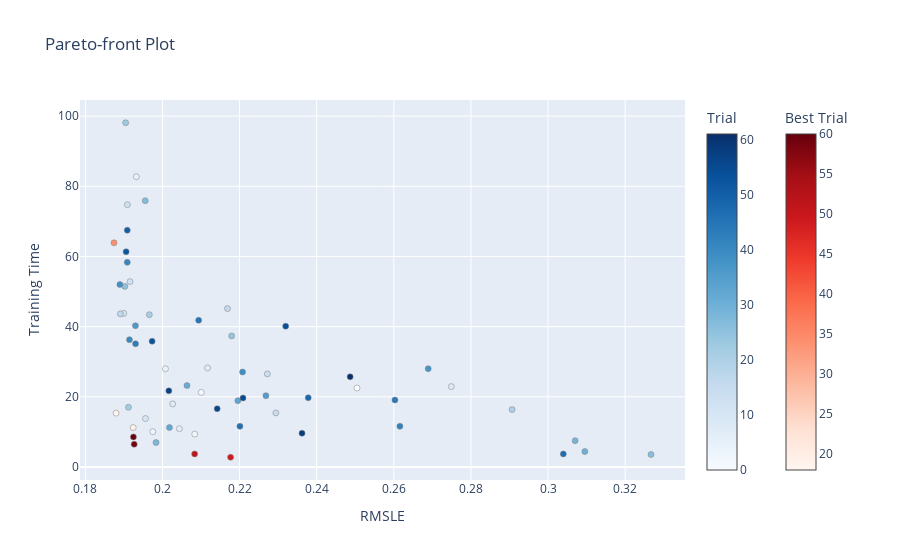

Source (notebook cell):
### Code cell
vis.plot_pareto_front(study, target_names=["RMSLE", "Training Time"]).show()

### Figure 1 — Plotly figure (JSON) as saved in the notebook; plotly's stock layout.template omitted (floating-point values rounded to 4 significant figures)
{"data": [{"hovertemplate": "%{text}<extra>Trial</extra>", "marker": {"color": [0, 1, 2, 3, 4, 5, 6, 7, 8, 9, 10, 11, 12, 13, 14, 15, 16, 17, 20, 21, 22, 23, 24, 25, 26, 27, 28, 29, 30, 31, 32, 33, 35, 36, 37, 38, 39, 40, 41, 42, 43, 44, 45, 46, 47, 48, 50, 52, 53, 54, 55, 56, 57, 58, 61], "colorbar": {"title": {"text": "Trial"}}, "colorscale": [[0, "rgb(247,251,255)"], [0.125, "rgb(222,235,247)"], [0.25, "rgb(198,219,239)"], [0.375, "rgb(158,202,225)"], [0.5, "rgb(107,174,214)"], [0.625, "rgb(66,146,198)"], [0.75, "rgb(33,113,181)"], [0.875, "rgb(8,81,156)"], [1, "rgb(8,48,107)"]], "line": {"color": "Grey", "width": 0.5}}, "mode": "markers", "showlegend": false, "text": ["{<br>  \"number\": 0,<br>  \"values\": [<br>    0.25045686960220337,<br>    22.50075626373291<br>  ],<br>  \"params\": {<br>    \"learning_rate\": 0.13732680473655495,<br>    \"max_depth\": 3,<br>    \"n_estimators\": 1639,<br>    \"subsample\": 0.5738291002648241,<br>    \"tree_method\": \"hist\"<br>  }<br>}", "{<br>  \"number\": 1,<br>  \"values\": [<br>    0.21005627512931824,<br>    21.25073528289795<br>  ],<br>  \"params\": {<br>    \"learning_rate\": 0.023208347581707246,<br>    \"max_depth\": 9,<br>    \"n_estimators\": 415,<br>    \"subsample\": 0.7658909751428908,<br>    \"tree_method\": \"approx\"<br>  }<br>}", "{<br>  \"number\": 2,<br>  \"values\": [<br>    0.20836488902568817,<br>    9.378645896911621<br>  ],<br>  \"params\": {<br>    \"learning_rate\": 0.18789432350242016,<br>    \"max_depth\": 7,<br>    \"n_estimators\": 245,<br>    \"subsample\": 0.7763095825658259,<br>    \"tree_method\": \"approx\"<br>  }<br>}", "{<br>  \"number\": 3,<br>  \"values\": [<br>    0.19750139117240906,<br>    10.050092220306396<br>  ],<br>  \"params\": {<br>    \"learning_rate\": 0.18333050175611607,<br>    \"max_depth\": 10,<br>    \"n_estimators\": 207,<br>    \"subsample\": 0.8734763118589377,<br>    \"tree_method\": \"approx\"<br>  }<br>}", "{<br>  \"number\": 4,<br>  \"values\": [<br>    0.20077775418758392,<br>    28.001131057739258<br>  ],<br>  \"params\": {<br>    \"learning_rate\": 0.25297634913736483,<br>    \"max_depth\": 8,<br>    \"n_estimators\": 1333,<br>    \"subsample\": 0.6250314876865684,<br>    \"tree_method\": \"hist\"<br>  }<br>}", "{<br>  \"number\": 5,<br>  \"values\": [<br>    0.19321498274803162,<br>    82.73339319229126<br>  ],<br>  \"params\": {<br>    \"learning_rate\": 0.18595026700824854,<br>    \"max_depth\": 12,<br>    \"n_estimators\": 1509,<br>    \"subsample\": 0.6952389176684743,<br>    \"tree_method\": \"approx\"<br>  }<br>}", "{<br>  \"number\": 6,<br>  \"values\": [<br>    0.20439110696315765,<br>    10.904398202896118<br>  ],<br>  \"params\": {<br>    \"learning_rate\": 0.151765350089712,<br>    \"max_depth\": 8,<br>    \"n_estimators\": 285,<br>    \"subsample\": 0.6277453603311338,<br>    \"tree_method\": \"approx\"<br>  }<br>}", "{<br>  \"number\": 7,<br>  \"values\": [<br>    0.21170563995838165,<br>    28.228970289230347<br>  ],<br>  \"params\": {<br>    \"learning_rate\": 0.2337662524484023,<br>    \"max_depth\": 5,<br>    \"n_estimators\": 1643,<br>    \"subsample\": 0.7352382622073137,<br>    \"tree_method\": \"hist\"<br>  }<br>}", "{<br>  \"number\": 8,<br>  \"values\": [<br>    0.202654629945755,<br>    17.97351098060608<br>  ],<br>  \"params\": {<br>    \"learning_rate\": 0.2837407936188199,<br>    \"max_depth\": 12,<br>    \"n_estimators\": 568,<br>    \"subsample\": 0.5568850153643141,<br>    \"tree_method\": \"hist\"<br>  }<br>}", "{<br>  \"number\": 9,<br>  \"values\": [<br>    0.2749067544937134,<br>    22.90506601333618<br>  ],<br>  \"params\": {<br>    \"learning_rate\": 0.12488621453711636,<br>    \"max_depth\": 3,<br>    \"n_estimators\": 1049,<br>    \"subsample\": 0.8843428929468684,<br>    \"tree_method\": \"approx\"<br>  }<br>}", "{<br>  \"number\": 10,<br>  \"values\": [<br>    0.1955977827310562,<br>    13.808770179748535<br>  ],<br>  \"params\": {<br>    \"learning_rate\": 0.24353299226917016,<br>    \"max_depth\": 10,<br>    \"n_estimators\": 542,<br>    \"subsample\": 0.7801612325049061,<br>    \"tree_method\": \"hist\"<br>  }<br>}", "{<br>  \"number\": 11,<br>  \"values\": [<br>    0.18996642529964447,<br>    43.78955698013306<br>  ],<br>  \"params\": {<br>    \"learning_rate\": 0.05037736187604336,<br>    \"max_depth\": 11,<br>    \"n_estimators\": 954,<br>    \"subsample\": 0.9765964708545455,<br>    \"tree_method\": \"approx\"<br>  }<br>}", "{<br>  \"number\": 12,<br>  \"values\": [<br>    0.19159244000911713,<br>    52.83273005485535<br>  ],<br>  \"params\": {<br>    \"learning_rate\": 0.14543809028245058,<br>    \"max_depth\": 8,<br>    \"n_estimators\": 1513,<br>    \"subsample\": 0.7990275312053892,<br>    \"tree_method\": \"approx\"<br>  }<br>}", "{<br>  \"number\": 13,<br>  \"values\": [<br>    0.19090652465820312,<br>    74.7643780708313<br>  ],<br>  \"params\": {<br>    \"learning_rate\": 0.16175863413456942,<br>    \"max_depth\": 9,<br>    \"n_estimators\": 1805,<br>    \"subsample\": 0.7024238952212076,<br>    \"tree_method\": \"approx\"<br>  }<br>}", "{<br>  \"number\": 14,<br>  \"values\": [<br>    0.2272036224603653,<br>    26.51832413673401<br>  ],<br>  \"params\": {<br>    \"learning_rate\": 0.2493927986508543,<br>    \"max_depth\": 4,<br>    \"n_estimators\": 1076,<br>    \"subsample\": 0.672508180092818,<br>    \"tree_method\": \"approx\"<br>  }<br>}", "{<br>  \"number\": 15,<br>  \"values\": [<br>    0.22941075265407562,<br>    15.405494928359985<br>  ],<br>  \"params\": {<br>    \"learning_rate\": 0.22187776247183813,<br>    \"max_depth\": 5,<br>    \"n_estimators\": 591,<br>    \"subsample\": 0.6583365141829998,<br>    \"tree_method\": \"approx\"<br>  }<br>}", "{<br>  \"number\": 16,<br>  \"values\": [<br>    0.2168622612953186,<br>    45.150007009506226<br>  ],<br>  \"params\": {<br>    \"learning_rate\": 0.03488547055882072,<br>    \"max_depth\": 6,<br>    \"n_estimators\": 1570,<br>    \"subsample\": 0.7792840429268046,<br>    \"tree_method\": \"approx\"<br>  }<br>}", "{<br>  \"number\": 17,<br>  \"values\": [<br>    0.1890956312417984,<br>    43.63138008117676<br>  ],<br>  \"params\": {<br>    \"learning_rate\": 0.09160181103750953,<br>    \"max_depth\": 11,<br>    \"n_estimators\": 1645,<br>    \"subsample\": 0.5562230317090869,<br>    \"tree_method\": \"hist\"<br>  }<br>}", "{<br>  \"number\": 20,<br>  \"values\": [<br>    0.2906762957572937,<br>    16.364314079284668<br>  ],<br>  \"params\": {<br>    \"learning_rate\": 0.10876336494188724,<br>    \"max_depth\": 3,<br>    \"n_estimators\": 1121,<br>    \"subsample\": 0.7130697626066065,<br>    \"tree_method\": \"hist\"<br>  }<br>}", "{<br>  \"number\": 21,<br>  \"values\": [<br>    0.19659718871116638,<br>    43.403939962387085<br>  ],<br>  \"params\": {<br>    \"learning_rate\": 0.15248023393206517,<br>    \"max_depth\": 7,<br>    \"n_estimators\": 1482,<br>    \"subsample\": 0.6486029107101454,<br>    \"tree_method\": \"approx\"<br>  }<br>}", "{<br>  \"number\": 22,<br>  \"values\": [<br>    0.19117194414138794,<br>    17.00648593902588<br>  ],<br>  \"params\": {<br>    \"learning_rate\": 0.0900735411734131,<br>    \"max_depth\": 10,<br>    \"n_estimators\": 713,<br>    \"subsample\": 0.7995825479195724,<br>    \"tree_method\": \"hist\"<br>  }<br>}", "{<br>  \"number\": 23,<br>  \"values\": [<br>    0.19046112895011902,<br>    98.11058807373047<br>  ],<br>  \"params\": {<br>    \"learning_rate\": 0.1946960495426151,<br>    \"max_depth\": 11,<br>    \"n_estimators\": 2190,<br>    \"subsample\": 0.9282599614942851,<br>    \"tree_method\": \"approx\"<br>  }<br>}", "{<br>  \"number\": 24,<br>  \"values\": [<br>    0.21793489158153534,<br>    37.34142208099365<br>  ],<br>  \"params\": {<br>    \"learning_rate\": 0.023740583655367728,<br>    \"max_depth\": 6,<br>    \"n_estimators\": 1315,<br>    \"subsample\": 0.5450702800775289,<br>    \"tree_method\": \"approx\"<br>  }<br>}", "{<br>  \"number\": 25,<br>  \"values\": [<br>    0.19023564457893372,<br>    51.465742111206055<br>  ],<br>  \"params\": {<br>    \"learning_rate\": 0.19132571928190817,<br>    \"max_depth\": 10,<br>    \"n_estimators\": 1285,<br>    \"subsample\": 0.8445935050709863,<br>    \"tree_method\": \"approx\"<br>  }<br>}", "{<br>  \"number\": 26,<br>  \"values\": [<br>    0.3267061114311218,<br>    3.549989700317383<br>  ],<br>  \"params\": {<br>    \"learning_rate\": 0.2875354351821902,<br>    \"max_depth\": 3,<br>    \"n_estimators\": 146,<br>    \"subsample\": 0.756833417563748,<br>    \"tree_method\": \"approx\"<br>  }<br>}", "{<br>  \"number\": 27,<br>  \"values\": [<br>    0.19553227722644806,<br>    75.88543891906738<br>  ],<br>  \"params\": {<br>    \"learning_rate\": 0.20977171734169275,<br>    \"max_depth\": 9,<br>    \"n_estimators\": 2044,<br>    \"subsample\": 0.7925380272364397,<br>    \"tree_method\": \"approx\"<br>  }<br>}", "{<br>  \"number\": 28,<br>  \"values\": [<br>    0.19833526015281677,<br>    6.950299024581909<br>  ],<br>  \"params\": {<br>    \"learning_rate\": 0.29488201434531636,<br>    \"max_depth\": 11,<br>    \"n_estimators\": 240,<br>    \"subsample\": 0.8462114923665145,<br>    \"tree_method\": \"hist\"<br>  }<br>}", "{<br>  \"number\": 29,<br>  \"values\": [<br>    0.3070330321788788,<br>    7.501520872116089<br>  ],<br>  \"params\": {<br>    \"learning_rate\": 0.19752154185669837,<br>    \"max_depth\": 3,<br>    \"n_estimators\": 485,<br>    \"subsample\": 0.6251844060955963,<br>    \"tree_method\": \"hist\"<br>  }<br>}", "{<br>  \"number\": 30,<br>  \"values\": [<br>    0.3095455765724182,<br>    4.3909900188446045<br>  ],<br>  \"params\": {<br>    \"learning_rate\": 0.21398736448915745,<br>    \"max_depth\": 3,<br>    \"n_estimators\": 265,<br>    \"subsample\": 0.9482237575168802,<br>    \"tree_method\": \"hist\"<br>  }<br>}", "{<br>  \"number\": 31,<br>  \"values\": [<br>    0.20635974407196045,<br>    23.20824885368347<br>  ],<br>  \"params\": {<br>    \"learning_rate\": 0.22748606398175117,<br>    \"max_depth\": 10,<br>    \"n_estimators\": 566,<br>    \"subsample\": 0.5296427669545487,<br>    \"tree_method\": \"approx\"<br>  }<br>}", "{<br>  \"number\": 32,<br>  \"values\": [<br>    0.20180994272232056,<br>    11.227600812911987<br>  ],<br>  \"params\": {<br>    \"learning_rate\": 0.1392924426334572,<br>    \"max_depth\": 7,<br>    \"n_estimators\": 590,<br>    \"subsample\": 0.788661833333151,<br>    \"tree_method\": \"hist\"<br>  }<br>}", "{<br>  \"number\": 33,<br>  \"values\": [<br>    0.2195456326007843,<br>    18.903449058532715<br>  ],<br>  \"params\": {<br>    \"learning_rate\": 0.043179462478558105,<br>    \"max_depth\": 6,<br>    \"n_estimators\": 652,<br>    \"subsample\": 0.9354359073676042,<br>    \"tree_method\": \"approx\"<br>  }<br>}", "{<br>  \"number\": 35,<br>  \"values\": [<br>    0.22683148086071014,<br>    20.326760053634644<br>  ],<br>  \"params\": {<br>    \"learning_rate\": 0.20834471806889163,<br>    \"max_depth\": 4,<br>    \"n_estimators\": 1246,<br>    \"subsample\": 0.7872127360741685,<br>    \"tree_method\": \"hist\"<br>  }<br>}", "{<br>  \"number\": 36,<br>  \"values\": [<br>    0.19298844039440155,<br>    40.268352031707764<br>  ],<br>  \"params\": {<br>    \"learning_rate\": 0.19544311376639345,<br>    \"max_depth\": 12,<br>    \"n_estimators\": 1330,<br>    \"subsample\": 0.7550907135813086,<br>    \"tree_method\": \"hist\"<br>  }<br>}", "{<br>  \"number\": 37,<br>  \"values\": [<br>    0.2689170241355896,<br>    28.027708053588867<br>  ],<br>  \"params\": {<br>    \"learning_rate\": 0.09547771954436657,<br>    \"max_depth\": 3,<br>    \"n_estimators\": 1420,<br>    \"subsample\": 0.9728713630271226,<br>    \"tree_method\": \"approx\"<br>  }<br>}", "{<br>  \"number\": 38,<br>  \"values\": [<br>    0.18895480036735535,<br>    51.98888921737671<br>  ],<br>  \"params\": {<br>    \"learning_rate\": 0.0829021959203673,<br>    \"max_depth\": 10,<br>    \"n_estimators\": 1322,<br>    \"subsample\": 0.6777251989368648,<br>    \"tree_method\": \"approx\"<br>  }<br>}", "{<br>  \"number\": 39,<br>  \"values\": [<br>    0.22077246010303497,<br>    27.06640124320984<br>  ],<br>  \"params\": {<br>    \"learning_rate\": 0.08004833597539303,<br>    \"max_depth\": 5,<br>    \"n_estimators\": 1121,<br>    \"subsample\": 0.8284277468994189,<br>    \"tree_method\": \"approx\"<br>  }<br>}", "{<br>  \"number\": 40,<br>  \"values\": [<br>    0.19144025444984436,<br>    36.281822204589844<br>  ],<br>  \"params\": {<br>    \"learning_rate\": 0.17275708304586496,<br>    \"max_depth\": 10,<br>    \"n_estimators\": 1528,<br>    \"subsample\": 0.7875019121251909,<br>    \"tree_method\": \"hist\"<br>  }<br>}", "{<br>  \"number\": 41,<br>  \"values\": [<br>    0.19087117910385132,<br>    58.32288932800293<br>  ],<br>  \"params\": {<br>    \"learning_rate\": 0.12300125887177007,<br>    \"max_depth\": 8,<br>    \"n_estimators\": 1871,<br>    \"subsample\": 0.8588234220959124,<br>    \"tree_method\": \"approx\"<br>  }<br>}", "{<br>  \"number\": 42,<br>  \"values\": [<br>    0.26157498359680176,<br>    11.589125156402588<br>  ],<br>  \"params\": {<br>    \"learning_rate\": 0.22077696667706656,<br>    \"max_depth\": 3,<br>    \"n_estimators\": 848,<br>    \"subsample\": 0.9519702173194657,<br>    \"tree_method\": \"hist\"<br>  }<br>}", "{<br>  \"number\": 43,<br>  \"values\": [<br>    0.19302062690258026,<br>    35.10772895812988<br>  ],<br>  \"params\": {<br>    \"learning_rate\": 0.12935720049723673,<br>    \"max_depth\": 10,<br>    \"n_estimators\": 1520,<br>    \"subsample\": 0.5282066918753643,<br>    \"tree_method\": \"hist\"<br>  }<br>}", "{<br>  \"number\": 44,<br>  \"values\": [<br>    0.26028797030448914,<br>    19.09441900253296<br>  ],<br>  \"params\": {<br>    \"learning_rate\": 0.027700155823378772,<br>    \"max_depth\": 4,<br>    \"n_estimators\": 848,<br>    \"subsample\": 0.8002496230282903,<br>    \"tree_method\": \"approx\"<br>  }<br>}", "{<br>  \"number\": 45,<br>  \"values\": [<br>    0.20938444137573242,<br>    41.815816164016724<br>  ],<br>  \"params\": {<br>    \"learning_rate\": 0.040687864363570005,<br>    \"max_depth\": 6,<br>    \"n_estimators\": 1620,<br>    \"subsample\": 0.6259794953825981,<br>    \"tree_method\": \"approx\"<br>  }<br>}", "{<br>  \"number\": 46,<br>  \"values\": [<br>    0.22008702158927917,<br>    11.575515985488892<br>  ],<br>  \"params\": {<br>    \"learning_rate\": 0.16087560398596976,<br>    \"max_depth\": 5,<br>    \"n_estimators\": 718,<br>    \"subsample\": 0.6790804593783384,<br>    \"tree_method\": \"hist\"<br>  }<br>}", "{<br>  \"number\": 47,<br>  \"values\": [<br>    0.3039625585079193,<br>    3.7301418781280518<br>  ],<br>  \"params\": {<br>    \"learning_rate\": 0.08003152898676104,<br>    \"max_depth\": 3,<br>    \"n_estimators\": 152,<br>    \"subsample\": 0.7538443893511688,<br>    \"tree_method\": \"approx\"<br>  }<br>}", "{<br>  \"number\": 48,<br>  \"values\": [<br>    0.2378084510564804,<br>    19.717205047607422<br>  ],<br>  \"params\": {<br>    \"learning_rate\": 0.26748350803395426,<br>    \"max_depth\": 3,<br>    \"n_estimators\": 1460,<br>    \"subsample\": 0.7296916537828325,<br>    \"tree_method\": \"hist\"<br>  }<br>}", "{<br>  \"number\": 50,<br>  \"values\": [<br>    0.19087332487106323,<br>    67.4801709651947<br>  ],<br>  \"params\": {<br>    \"learning_rate\": 0.14543809028245058,<br>    \"max_depth\": 8,<br>    \"n_estimators\": 2111,<br>    \"subsample\": 0.7990275312053892,<br>    \"tree_method\": \"approx\"<br>  }<br>}", "{<br>  \"number\": 52,<br>  \"values\": [<br>    0.19056962430477142,<br>    61.346035957336426<br>  ],<br>  \"params\": {<br>    \"learning_rate\": 0.040687864363570005,<br>    \"max_depth\": 10,<br>    \"n_estimators\": 1620,<br>    \"subsample\": 0.6259794953825981,<br>    \"tree_method\": \"approx\"<br>  }<br>}", "{<br>  \"number\": 53,<br>  \"values\": [<br>    0.1973111480474472,<br>    35.82461881637573<br>  ],<br>  \"params\": {<br>    \"learning_rate\": 0.26748350803395426,<br>    \"max_depth\": 10,<br>    \"n_estimators\": 1460,<br>    \"subsample\": 0.7801612325049061,<br>    \"tree_method\": \"hist\"<br>  }<br>}", "{<br>  \"number\": 54,<br>  \"values\": [<br>    0.23195575177669525,<br>    40.13531303405762<br>  ],<br>  \"params\": {<br>    \"learning_rate\": 0.1829535499752315,<br>    \"max_depth\": 3,<br>    \"n_estimators\": 2190,<br>    \"subsample\": 0.9282599614942851,<br>    \"tree_method\": \"approx\"<br>  }<br>}", "{<br>  \"number\": 55,<br>  \"values\": [<br>    0.22089450061321259,<br>    19.648049116134644<br>  ],<br>  \"params\": {<br>    \"learning_rate\": 0.12284641402816608,<br>    \"max_depth\": 5,<br>    \"n_estimators\": 1271,<br>    \"subsample\": 0.7046377101997628,<br>    \"tree_method\": \"hist\"<br>  }<br>}", "{<br>  \"number\": 56,<br>  \"values\": [<br>    0.21419674158096313,<br>    16.596821069717407<br>  ],<br>  \"params\": {<br>    \"learning_rate\": 0.22187776247183813,<br>    \"max_depth\": 6,<br>    \"n_estimators\": 591,<br>    \"subsample\": 0.6583365141829998,<br>    \"tree_method\": \"approx\"<br>  }<br>}", "{<br>  \"number\": 57,<br>  \"values\": [<br>    0.2016533464193344,<br>    21.6920907497406<br>  ],<br>  \"params\": {<br>    \"learning_rate\": 0.2895041274105668,<br>    \"max_depth\": 12,<br>    \"n_estimators\": 718,<br>    \"subsample\": 0.6425400116921755,<br>    \"tree_method\": \"hist\"<br>  }<br>}", "{<br>  \"number\": 58,<br>  \"values\": [<br>    0.23619423806667328,<br>    9.619578838348389<br>  ],<br>  \"params\": {<br>    \"learning_rate\": 0.05037736187604336,<br>    \"max_depth\": 5,<br>    \"n_estimators\": 542,<br>    \"subsample\": 0.7801612325049061,<br>    \"tree_method\": \"hist\"<br>  }<br>}", "{<br>  \"number\": 61,<br>  \"values\": [<br>    0.24867834150791168,<br>    25.69218897819519<br>  ],<br>  \"params\": {<br>    \"learning_rate\": 0.19132571928190817,<br>    \"max_depth\": 3,<br>    \"n_estimators\": 1285,<br>    \"subsample\": 0.7296916537828325,<br>    \"tree_method\": \"approx\"<br>  }<br>}"], "type": "scatter", "x": [0.2505, 0.2101, 0.2084, 0.1975, 0.2008, 0.1932, 0.2044, 0.2117, 0.2027, 0.2749, 0.1956, 0.19, 0.1916, 0.1909, 0.2272, 0.2294, 0.2169, 0.1891, 0.2907, 0.1966, 0.1912, 0.1905, 0.2179, 0.1902, 0.3267, 0.1955, 0.1983, 0.307, 0.3095, 0.2064, 0.2018, 0.2195, 0.2268, 0.193, 0.2689, 0.189, 0.2208, 0.1914, 0.1909, 0.2616, 0.193, 0.2603, 0.2094, 0.2201, 0.304, 0.2378, 0.1909, 0.1906, 0.1973, 0.232, 0.2209, 0.2142, 0.2017, 0.2362, 0.2487], "y": [22.5, 21.25, 9.379, 10.05, 28.0, 82.73, 10.9, 28.23, 17.97, 22.91, 13.81, 43.79, 52.83, 74.76, 26.52, 15.41, 45.15, 43.63, 16.36, 43.4, 17.01, 98.11, 37.34, 51.47, 3.55, 75.89, 6.95, 7.502, 4.391, 23.21, 11.23, 18.9, 20.33, 40.27, 28.03, 51.99, 27.07, 36.28, 58.32, 11.59, 35.11, 19.09, 41.82, 11.58, 3.73, 19.72, 67.48, 61.35, 35.82, 40.14, 19.65, 16.6, 21.69, 9.62, 25.69]}, {"hovertemplate": "%{text}<extra>Best Trial</extra>", "marker": {"color": [18, 19, 34, 49, 51, 59, 60], "colorbar": {"title": {"text": "Best Trial"}, "x": 1.1, "xpad": 40}, "colorscale": [[0, "rgb(255,245,240)"], [0.125, "rgb(254,224,210)"], [0.25, "rgb(252,187,161)"], [0.375, "rgb(252,146,114)"], [0.5, "rgb(251,106,74)"], [0.625, "rgb(239,59,44)"], [0.75, "rgb(203,24,29)"], [0.875, "rgb(165,15,21)"], [1, "rgb(103,0,13)"]], "line": {"color": "Grey", "width": 0.5}}, "mode": "markers", "showlegend": false, "text": ["{<br>  \"number\": 18,<br>  \"values\": [<br>    0.18797644972801208,<br>    15.34473991394043<br>  ],<br>  \"params\": {<br>    \"learning_rate\": 0.10448018562617127,<br>    \"max_depth\": 12,<br>    \"n_estimators\": 542,<br>    \"subsample\": 0.9713100084117161,<br>    \"tree_method\": \"hist\"<br>  }<br>}", "{<br>  \"number\": 19,<br>  \"values\": [<br>    0.19241541624069214,<br>    11.23447299003601<br>  ],<br>  \"params\": {<br>    \"learning_rate\": 0.16222459702513534,<br>    \"max_depth\": 12,<br>    \"n_estimators\": 196,<br>    \"subsample\": 0.9148026938706865,<br>    \"tree_method\": \"approx\"<br>  }<br>}", "{<br>  \"number\": 34,<br>  \"values\": [<br>    0.1874292492866516,<br>    63.89467787742615<br>  ],<br>  \"params\": {<br>    \"learning_rate\": 0.12284641402816608,<br>    \"max_depth\": 12,<br>    \"n_estimators\": 1271,<br>    \"subsample\": 0.7046377101997628,<br>    \"tree_method\": \"approx\"<br>  }<br>}", "{<br>  \"number\": 49,<br>  \"values\": [<br>    0.2176671028137207,<br>    2.7681679725646973<br>  ],<br>  \"params\": {<br>    \"learning_rate\": 0.238723661451508,<br>    \"max_depth\": 7,<br>    \"n_estimators\": 113,<br>    \"subsample\": 0.8862260958174606,<br>    \"tree_method\": \"hist\"<br>  }<br>}", "{<br>  \"number\": 51,<br>  \"values\": [<br>    0.2083473950624466,<br>    3.726151943206787<br>  ],<br>  \"params\": {<br>    \"learning_rate\": 0.29488201434531636,<br>    \"max_depth\": 9,<br>    \"n_estimators\": 143,<br>    \"subsample\": 0.7024238952212076,<br>    \"tree_method\": \"hist\"<br>  }<br>}", "{<br>  \"number\": 59,<br>  \"values\": [<br>    0.19266530871391296,<br>    6.4821083545684814<br>  ],<br>  \"params\": {<br>    \"learning_rate\": 0.18333050175611607,<br>    \"max_depth\": 12,<br>    \"n_estimators\": 207,<br>    \"subsample\": 0.8734763118589377,<br>    \"tree_method\": \"hist\"<br>  }<br>}", "{<br>  \"number\": 60,<br>  \"values\": [<br>    0.19246293604373932,<br>    8.57093596458435<br>  ],<br>  \"params\": {<br>    \"learning_rate\": 0.12284641402816608,<br>    \"max_depth\": 12,<br>    \"n_estimators\": 265,<br>    \"subsample\": 0.7046377101997628,<br>    \"tree_method\": \"hist\"<br>  }<br>}"], "type": "scatter", "x": [0.188, 0.1924, 0.1874, 0.2177, 0.2083, 0.1927, 0.1925], "y": [15.34, 11.23, 63.89, 2.768, 3.726, 6.482, 8.571]}], "layout": {"title": {"text": "Pareto-front Plot"}, "xaxis": {"title": {"text": "RMSLE"}}, "yaxis": {"title": {"text": "Training Time"}}}}
